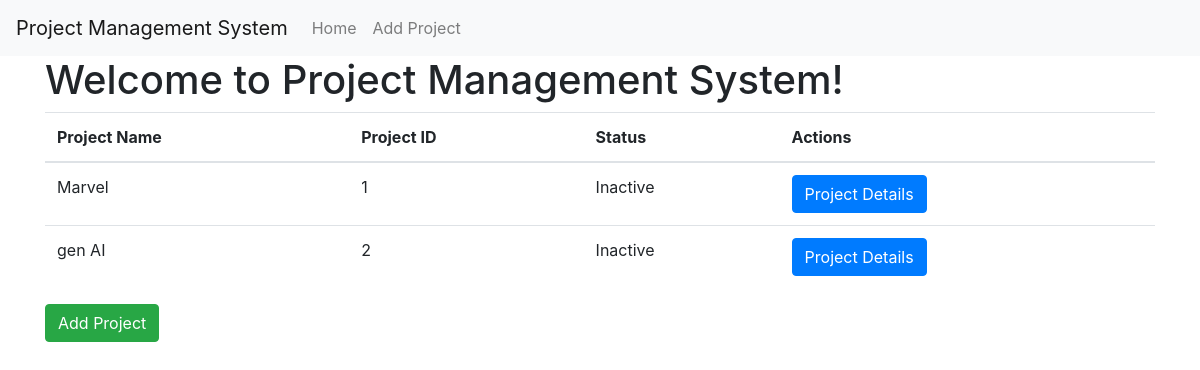
Before: /project/home/ with the older database file.
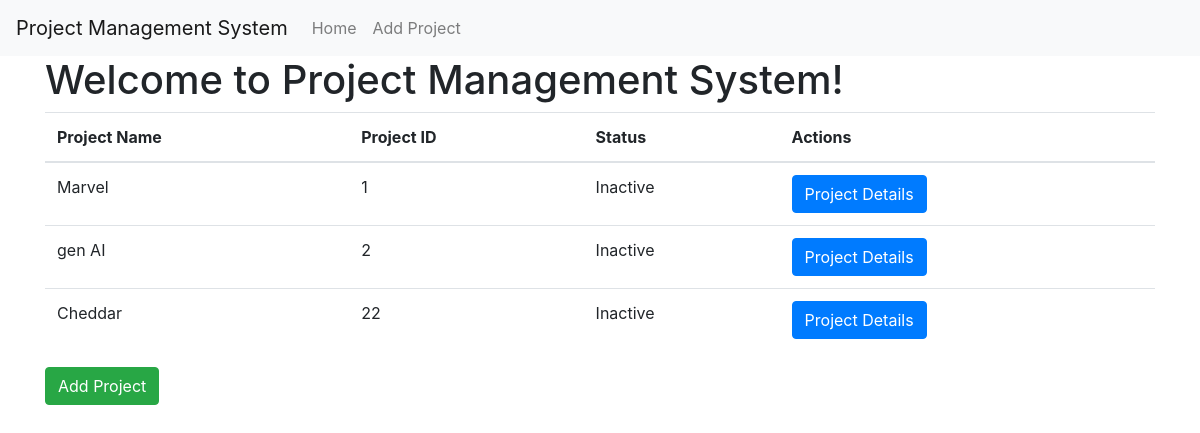
After: the same page with the newer database file.
### projects/models.py (models this page shows, shortened)
class project(models.Model):
    name= models.CharField(max_length=200)
    project_id = models.CharField(max_length=200)
    project_status = models.BooleanField(default=False)

### projects/views.py (the view)
# urls.py: path("home/", project_home, name='home'),
def project_home(request):
    projects = project.objects.all()  # Retrieve all projects from the database
    return render(request, "projects/home.html", {'projects': projects})

### templates/projects/home.html (shortened to what this page needs)
{% extends 'index.html' %}
{% block content %}
    <h1>Welcome to Project Management System!</h1>
    <table class="table">
        <thead>
            <tr>
                <th>Project Name</th>
                <th>Project ID</th>
                <th>Status</th>
                <th>Actions</th>
            </tr>
        </thead>
        <tbody>
            {% for proj in projects %}
            <tr>
                <td>{{ proj.name }}</td>
                <td>{{ proj.project_id }}</td>
                <td>{% if proj.project_status %} Active {% else %} Inactive {% endif %}</td>
                <td>
<a href="{% url 'project_detail' proj.id %}" class="btn btn-primary">Project Details</a>
                </td>
            </tr>
            {% endfor %}
        </tbody>
    </table>
    <a href="{% url 'add_project' %}" class="btn btn-success">Add Project</a>
{% endblock %}

Changed rows visible on the page:
added project: name "Cheddar", project_id "22", project_status "Inactive"
